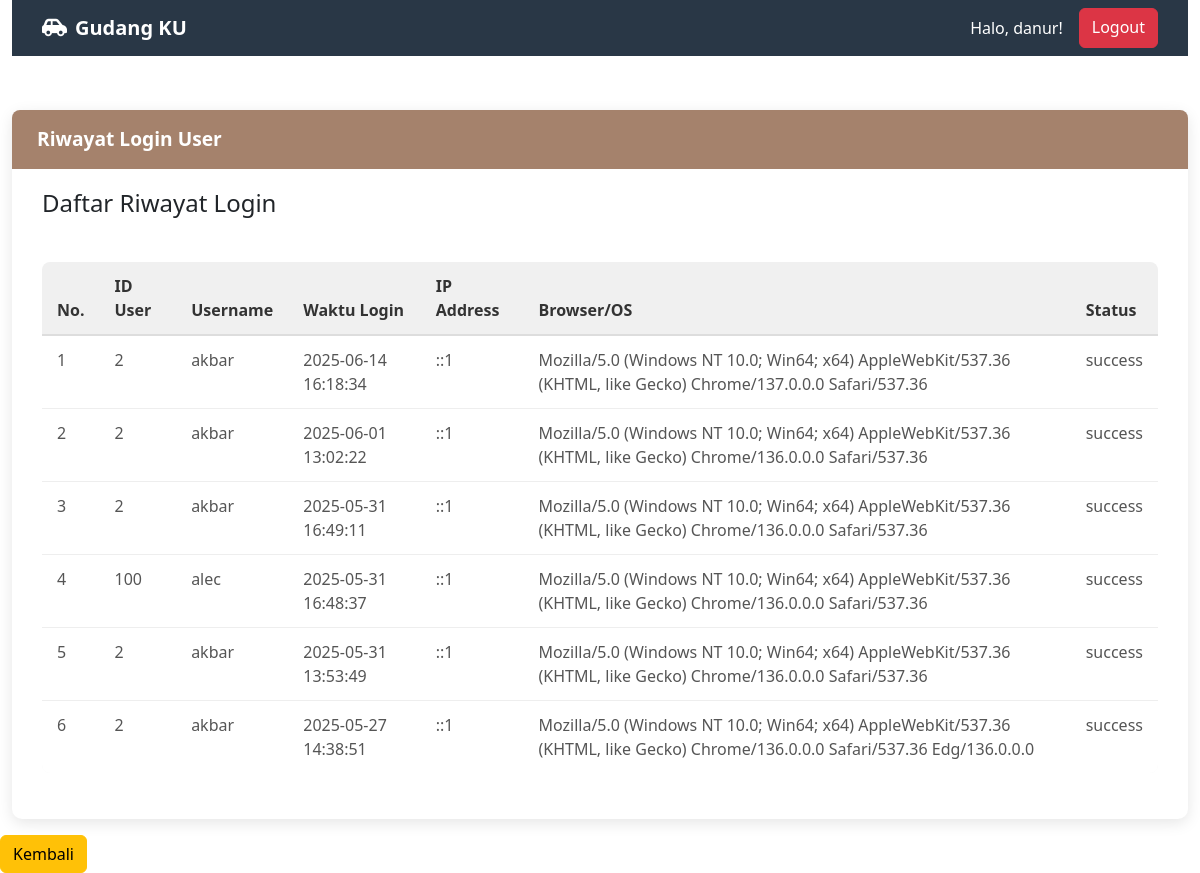
Page /riwayat_login.php (signed in) on the earlier database version.
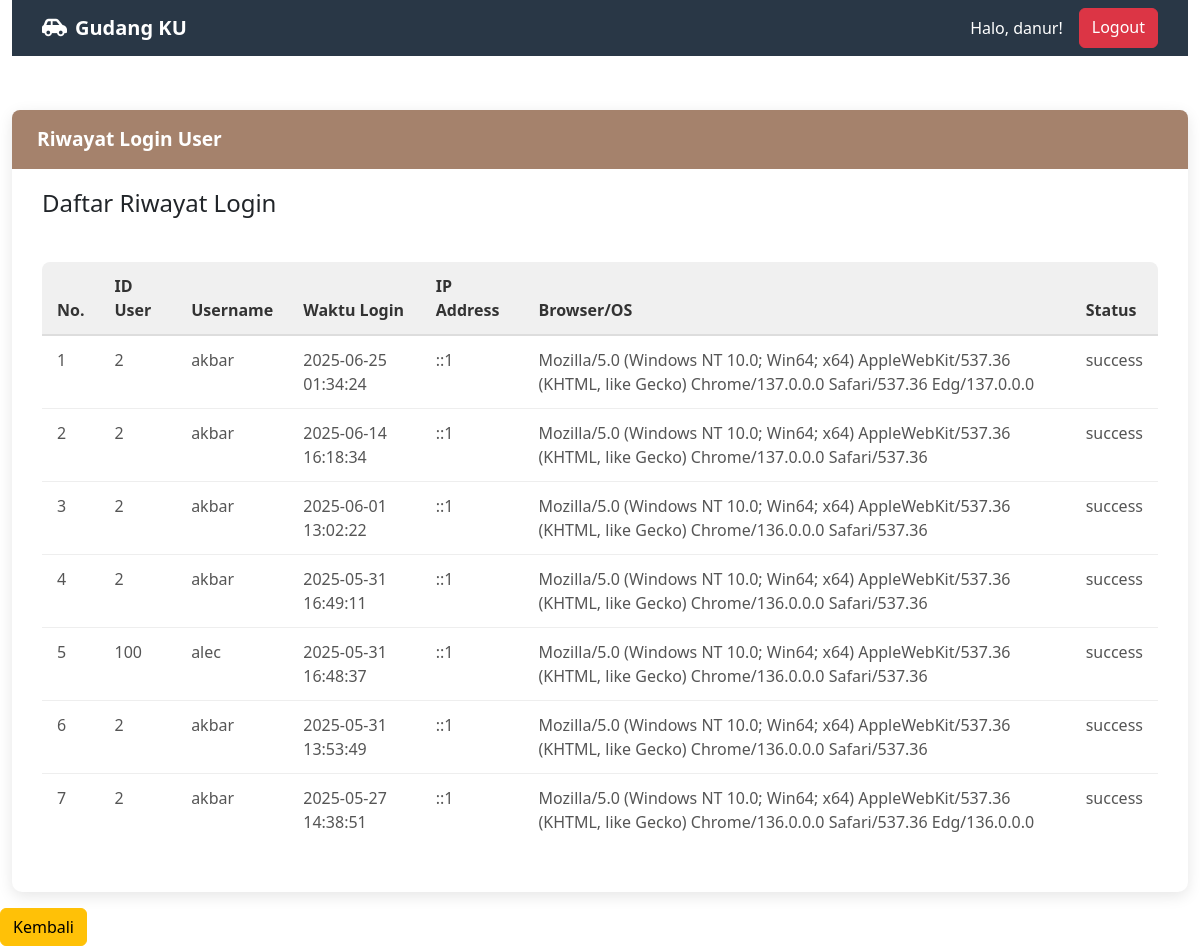
Same page on the later database version.
### tables this page shows
CREATE TABLE `tb_log_login` (
  `id_log` int(11) NOT NULL,
  `no_karyawan` varchar(50) NOT NULL,
  `username` varchar(100) NOT NULL,
  `waktu_login` timestamp NOT NULL DEFAULT current_timestamp(),
  `ip_address` varchar(45) DEFAULT NULL,
  `browser_agent` text DEFAULT NULL,
  `status` enum('success','failed') NOT NULL DEFAULT 'success'
);

### riwayat_login.php (the view, shortened to what this page needs)
<!DOCTYPE html>
<html lang="en">
<head>
    <link href="https://cdn.jsdelivr.net/npm/bootstrap@5.3.2/dist/css/bootstrap.min.css" rel="stylesheet">
    <link rel="stylesheet" href="https://cdnjs.cloudflare.com/ajax/libs/font-awesome/6.0.0/css/all.min.css">
</head>
<body>
    <div class="container-fluid">
        <div class="row">
            <div class="col-md-12">
                <?php include "menu.php"; ?>
            </div>
        </div>
        <div class="content-card">
            <div class="content-card-header">Riwayat Login User</div>
            <div class="card-body">
                <div class="d-flex justify-content-between align-items-center mb-3">
                    <h4>Daftar Riwayat Login</h4>
                </div>
                <div class="table-responsive">
                    <table class="table table-custom">
                        <thead>
                            <tr>
                                <th>No.</th>
                                <th>ID User</th>
                                <th>Username</th>
                                <th>Waktu Login</th>
                                <th>IP Address</th>
                                <th>Browser/OS</th>
                                <th>Status</th>
                            </tr>
                        </thead>
                        <tbody>
                            <?php
                            include "config/koneksi.php";
                            $no = 1;
                            $query_log = mysqli_query($koneksi, "SELECT * FROM tb_log_login ORDER BY waktu_login DESC");
                            if (mysqli_num_rows($query_log) > 0) {
                                while ($data_log = mysqli_fetch_array($query_log)) {
                                    ?>
                                    <tr>
                                        <td><?= $no++; ?></td>
                                        <td><?= htmlspecialchars($data_log['no_karyawan']); ?></td>
                                        <td><?= htmlspecialchars($data_log['username']); ?></td>
                                        <td><?= htmlspecialchars($data_log['waktu_login']); ?></td>
                                        <td><?= htmlspecialchars($data_log['ip_address']); ?></td>
                                        <td><?= htmlspecialchars($data_log['browser_agent']); ?></td>
                                        <td><?= htmlspecialchars($data_log['status']); ?></td>
                                    </tr>
                                    <?php
                                }
                            } else {
                                ?>
                                <tr>
                                    <td colspan="7" class="text-center">Tidak ada riwayat login ditemukan.</td>
                                </tr>
                                <?php
                            }
                            ?>
                        </tbody>
                    </table>
                </div>
            </div>
        </div>
    </div>
    <a href="beranda.php" class="btn btn-warning mt-3">Kembali</a>
</body>
</html>

### menu.php (shortened to what this page needs)
<?php
if (isset($_SESSION['username'])) {
    $username = $_SESSION['username'];
} else {
    $username = "Guest";
    $role = "";
}
?>
<!DOCTYPE html>
<html lang="en">
<head>
    <link href="https://cdn.jsdelivr.net/npm/bootstrap@5.3.2/dist/css/bootstrap.min.css" rel="stylesheet">
    <link rel="stylesheet" href="https://cdnjs.cloudflare.com/ajax/libs/font-awesome/6.0.0/css/all.min.css">
</head>
<body>
    <nav class="navbar navbar-expand-lg navbar-dark">
        <div class="container">
            <a class="navbar-brand" href=" beranda.php"><i class="fas fa-car-side me-2"></i>Gudang KU</a>
            <div class="collapse navbar-collapse" id="navbarNav">
                <ul class="navbar-nav ms-auto">
                    <span class="navbar-text me-3">
                        Halo, <?php echo htmlspecialchars($username); ?>!
                    </span>
                    <a class="btn btn-danger" onclick="return confirm('Apakah Anda yakin ingin keluar?')"
                        href="logout.php">Logout</a>
            </div>
        </div>
    </nav>
</body>
</html>

### riwayat_login.php (style rules this page uses)
body { background-color: #f3f0e9; font-family: Arial, sans-serif; }
.content-card { background-color: #fff; padding: 30px; border-radius: 10px; box-shadow: 0 4px 15px rgba(0, 0, 0, 0.1); margin-top: 30px; max-width: 1200px; margin-left: auto; margin-right: auto; }
.content-card-header { background-color: #a5826c; color: white; padding: 15px 25px; font-weight: bold; font-size: 1.2rem; border-radius: 8px 8px 0 0; margin: -30px -30px 20px -30px; }
.table-custom { width: 100%; border-collapse: separate; border-spacing: 0; margin-top: 20px; border-radius: 8px; overflow: hidden; }
.table-custom thead th { background-color: #f0f0f0; color: #333; font-weight: bold; padding: 12px 15px; text-align: left; border-bottom: 2px solid #ddd; }
.table-custom tbody tr { background-color: #fff; }
.table-custom tbody tr:nth-child(even) { background-color: #f9f9f9; }
.table-custom tbody td { padding: 12px 15px; border-bottom: 1px solid #eee; color: #555; }
.table-custom tbody tr:last-child td { border-bottom: none; }

### menu.php (style rules this page uses)
.navbar { background-color: rgb(41, 55, 70); }
.navbar-brand { font-weight: bold; color: white !important; }
.navbar-text { font-size: 16px; color: white; }

Differences in the rows shown:
added tb_log_login: no_karyawan "2", username "akbar", waktu_login "2025-06-25 01:34:24", ip_address "::1", browser_agent "Mozilla/5.0 (Windows NT 10.0; Win64; x64) AppleWebKit/537.36 (KHTML, like Gecko) Chrome/137.0.0.0 Safari/537.36 Edg/137.0.0.0", status "success"
